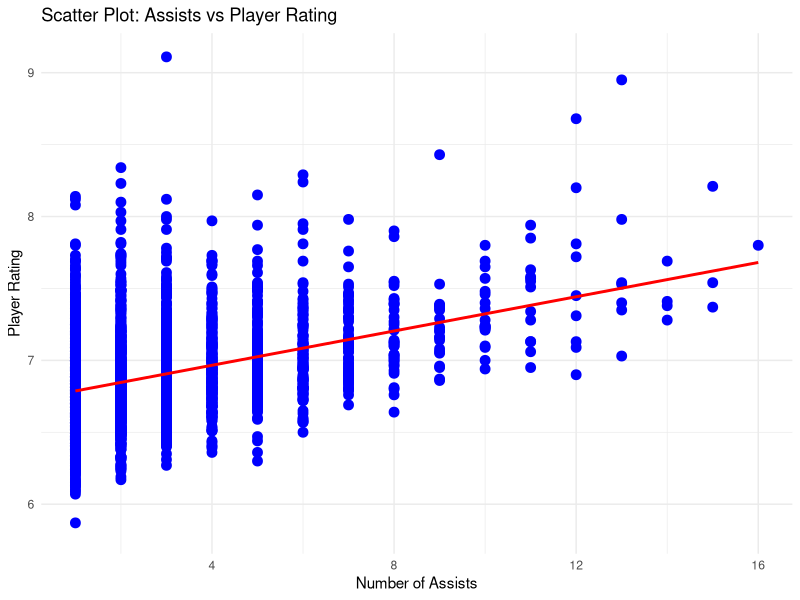
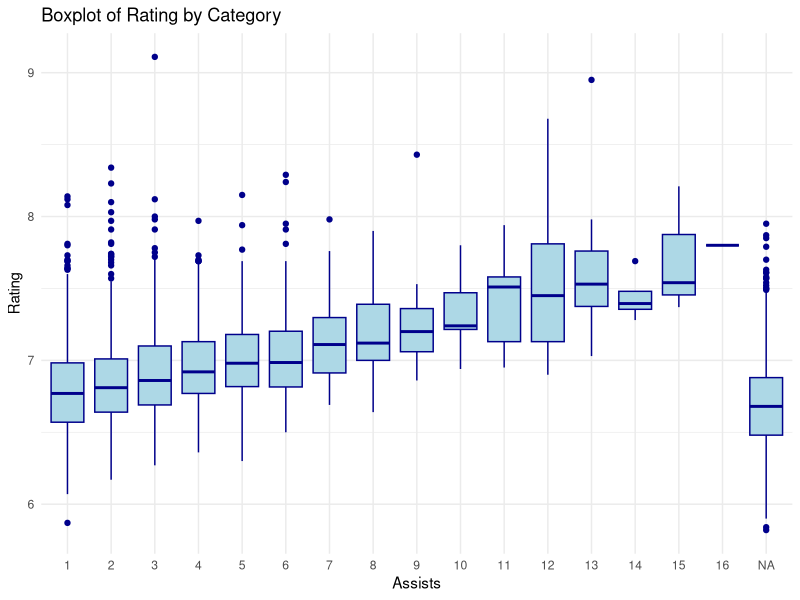
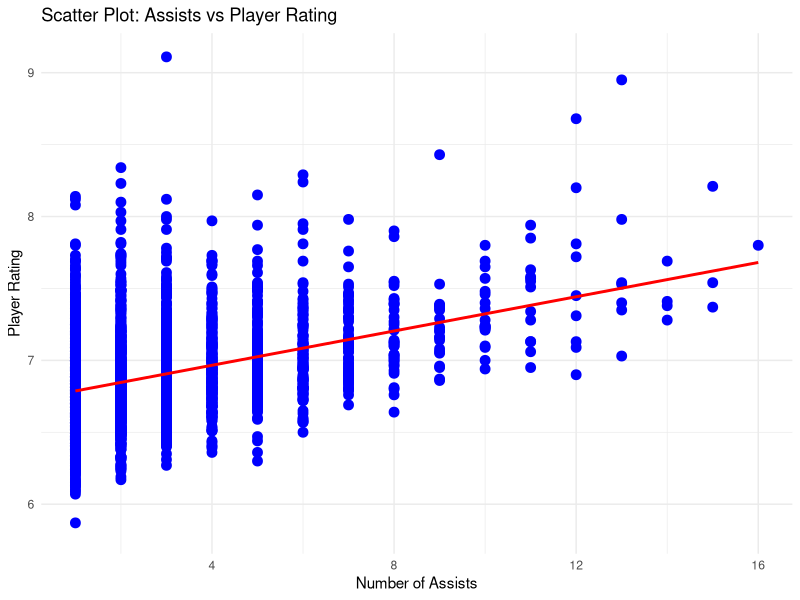

R code for these plots, in order:
library(tidyverse)
players_data <- read.csv("Players_Score.csv")

# Check the original dataset
cat("=== ORIGINAL DATASET ===\n")
cat("Total rows:", nrow(players_data), "\n")
cat("Total columns:", ncol(players_data), "\n")
cat("Column names:", paste(names(players_data), collapse=", "), "\n\n")

# Check for duplicates
duplicates_count <- sum(duplicated(players_data))
cat("=== DUPLICATE ANALYSIS ===\n")
cat("Number of duplicate rows:", duplicates_count, "\n")
cat("Percentage of duplicates:", round(duplicates_count/nrow(players_data)*100, 2), "%\n\n")

# Remove duplicates
players_clean <- players_data %>%
  distinct()

# Check the cleaned dataset
cat("=== CLEANED DATASET ===\n")
cat("Rows after cleaning:", nrow(players_clean), "\n")
cat("Rows removed:", nrow(players_data) - nrow(players_clean), "\n\n")

# 3. CONVERT TO NUMERIC
players_clean$Assists <- as.numeric(as.character(players_clean$Assists))
players_clean$Rating <- as.numeric(as.character(players_clean$Rating))
players_clean$age <- as.numeric(as.character(players_clean$age))
players_clean$Goals <- as.numeric(as.character(players_clean$Goals))

cat("=== DATA TYPE CHECK ===\n")
cat("Assists type:", class(players_clean$Assists), "\n")
cat("Rating type:", class(players_clean$Rating), "\n\n")

# 4. NOW USE CLEANED DATA FOR EVERYTHING!
cat("\n=== SUMMARY STATISTICS ===\n")
summary(players_clean)  

# Specific statistics for our variables of interest
cat("\n=== ASSISTS STATISTICS ===\n")
cat("Mean:", mean(players_clean$Assists, na.rm = TRUE), "\n")
cat("Median:", median(players_clean$Assists, na.rm = TRUE), "\n")
cat("SD:", sd(players_clean$Assists, na.rm = TRUE), "\n")
cat("Min:", min(players_clean$Assists, na.rm = TRUE), "\n")
cat("Max:", max(players_clean$Assists, na.rm = TRUE), "\n")

cat("\n=== RATING STATISTICS ===\n")
cat("Mean:", mean(players_clean$Rating, na.rm = TRUE), "\n")
cat("Median:", median(players_clean$Rating, na.rm = TRUE), "\n")
cat("SD:", sd(players_clean$Rating, na.rm = TRUE), "\n")
cat("Min:", min(players_clean$Rating, na.rm = TRUE), "\n")
cat("Max:", max(players_clean$Rating, na.rm = TRUE), "\n")

# 5. PREPARE FOR CORRELATION
# Remove rows with missing values in Assists or Rating
analysis_data <- players_clean %>%
  filter(!is.na(Assists) & !is.na(Rating))

cat("\n=== SAMPLE SIZE FOR CORRELATION ===\n")
cat("Players with complete data:", nrow(analysis_data), "\n")
cat("Players excluded (missing data):", nrow(players_clean) - nrow(analysis_data), "\n")

# 6. CORRELATION ANALYSIS
cat("\n=== PEARSON CORRELATION ANALYSIS ===\n")

# Calculate Pearson correlation coefficient
correlation_result <- cor.test(analysis_data$Assists, 
                               analysis_data$Rating, 
                               method = "pearson")

# Display results
cat("\n--- Correlation Test Results ---\n")
print(correlation_result)

# Extract key values
r_value <- correlation_result$estimate
p_value <- correlation_result$p.value
confidence_interval <- correlation_result$conf.int

cat("\n--- KEY FINDINGS ---\n")
cat("Pearson's r:", round(r_value, 3), "\n")
cat("R-squared:", round(r_value^2, 3), "\n")
cat("P-value:", format(p_value, scientific = TRUE), "\n")
cat("95% Confidence Interval: [", round(confidence_interval[1], 3), ",", 
    round(confidence_interval[2], 3), "]\n")
cat("Sample size (n):", nrow(analysis_data), "\n")

# =====================================================
# SAFE NUMERIC CONVERSION
# Converts only character columns containing numbers
# =====================================================

clean_numeric <- function(x) {
  x <- gsub("[^0-9.-]", "", x)  # keep digits, minus, dot
  suppressWarnings(as.numeric(x))
}

players_clean <- players_clean %>%
  mutate(across(
    .cols = where(~ is.character(.) && mean(grepl("[0-9]", .)) > 0.5),
    .fns = clean_numeric
  ))


cat("=== STRUCTURE AFTER CLEANING ===\n")
str(players_clean)

# =====================================================
# SCATTER PLOT: ASSISTS vs RATING
# =====================================================
scatter_plot <- ggplot(players_clean, aes(x = Assists, y = Rating)) +
  geom_point(color = "blue", size = 3) +
  geom_smooth(method = "lm", se = FALSE, color = "red") +
  labs(
    title = "Scatter Plot: Assists vs Player Rating",
    x = "Number of Assists",
    y = "Player Rating"
  ) +
  theme_minimal()

# Show in RStudio Plots panel
print(scatter_plot)

# Save plot as image
ggsave(
  filename = "scatter_plot_assists_vs_rating.png",
  plot = scatter_plot,
  width = 10,
  height = 7,
  dpi = 150
)

cat("\nPlot saved as: scatter_plot_assists_vs_rating.png\n")


# Create the boxplot to display in the Plots pane
ggplot(players_clean, aes(x = as.factor(Assists), y = Rating)) +
  geom_boxplot(fill = "lightblue", color = "darkblue") +
  labs(title = "Boxplot of Rating by Category",
       x = "Assists",
       y = "Rating") +
  theme_minimal()

# Show in RStudio Plots panel
print(boxplot)

#Create and save boxplot
png("boxplot_by_Category.png", width = 613, height = 360)
